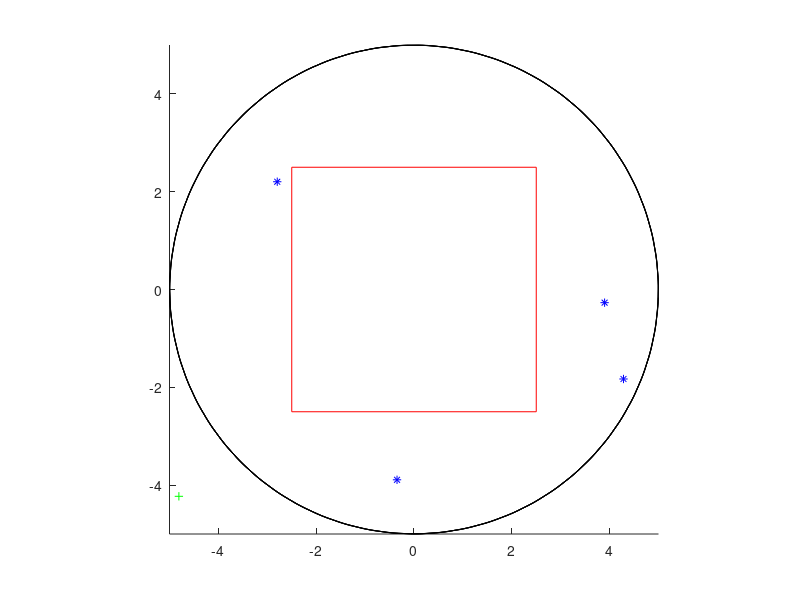

The MATLAB script that drew this image:
% Monte Carlo Area Calculation
% February 19, 2012
% Andrew Lawson

% This is a Monte Carlo simulation of potatoes being fired upon a square
% island in a circular pond.

clc
clf
clear

disp('----------');
disp('Monte Carlo Area Calculation');
disp('----------');

% Initial variables. Allows user to assign different amounts to some variables.

potatoes = input('How many potatoes do you want to fire: ');
pondRadius = input('What radius should the pond have: ');
islandSide = input('What side length should the island have: ');
potatoIsland = 0;
potatoPond = 0;
potatoMiss = 0;

% Graphically plots the pond and island.

axis([-pondRadius, pondRadius, -pondRadius, pondRadius]);
axis equal;
hold on;
theta = 0 : 0.1 : 8 * pi;
x = pondRadius * cos(theta);
y = pondRadius * sin(theta);
plot(x, y, 'k')
half = islandSide / 2;
x1 = [-half, half, half, -half, -half];
y1 = [-half, -half, half, half, -half];
plot(x1, y1, 'r')

% While loop. Generates random cartesian coordinates for each potato
% launched, plots these coordinates (where the potato landed),
% and calculates the amount of potatoes in each zone (island,
% pond, or neither).

while (potatoes > 0)
    X = (rand() * (2 * pondRadius)) - pondRadius;
    Y = (rand() * (2 * pondRadius)) - pondRadius;
    if ((abs(X) <= (islandSide / 2)) && (abs(Y) <= (islandSide / 2)))
        plot(X, Y, 'ro');
        potatoIsland = potatoIsland + 1;
    elseif (sqrt(X^2 + Y^2) <= pondRadius)
        plot(X, Y, 'b*');
        potatoPond = potatoPond + 1;
    else
        plot(X, Y, 'g+');
        potatoMiss = potatoMiss + 1;
    end
    potatoes = potatoes - 1;
end

% Calculates the actual area value, observational area value (Monte Carlo),
% and the percent error between the two.

pondArea = (pondRadius^2 * pi);
islandAreaRatioObserv = (potatoIsland) / (potatoPond + potatoIsland);
islandAreaObserv = islandAreaRatioObserv * pondArea;
islandAreaTrue = islandSide^2;
islandAreaPE = ((abs(islandAreaObserv - islandAreaTrue)) / islandAreaTrue) * 100;


% Outputs the results; the number of potatoes that hit the island,
% pond, and the number that missed completely.

disp('----------');
disp('Results:');
disp('----------');
fprintf('Number of potatoes that hit the island: %d\n', potatoIsland);
fprintf('Number of potatoes that hit the pond: %d\n', potatoPond);
fprintf('Number of potatoes that missed completely: %d\n', potatoMiss);
fprintf('The observed area of the island is: %0.3f square units.\n', islandAreaObserv);
fprintf('The actual area of the island is: %0.3f square units.\n', islandAreaTrue);
fprintf('The actual area of the pond is: %0.3f square units.\n', pondArea);

% Outputs the percent error between the simulated results and actual data.

disp('----------');
disp('Error:');
disp('----------');
fprintf('The amount of error in the simulation is: %0.3f percent.\n', islandAreaPE);

hold off
